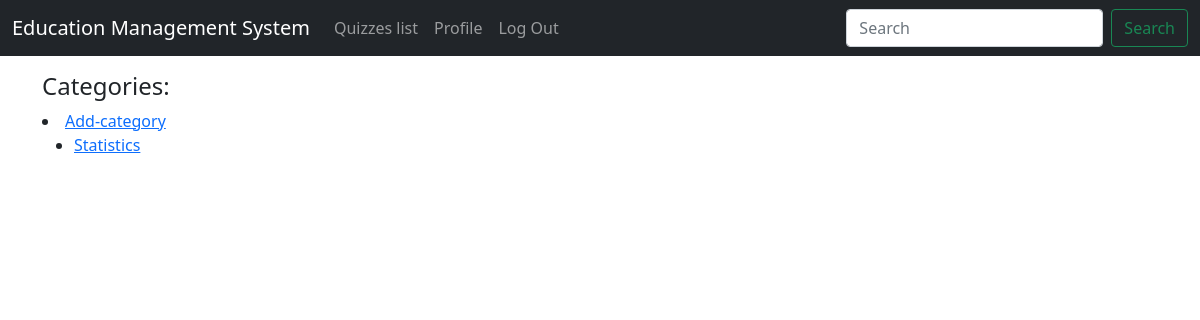
The page /quizzes/categories/ (signed in) on the database as committed earlier.
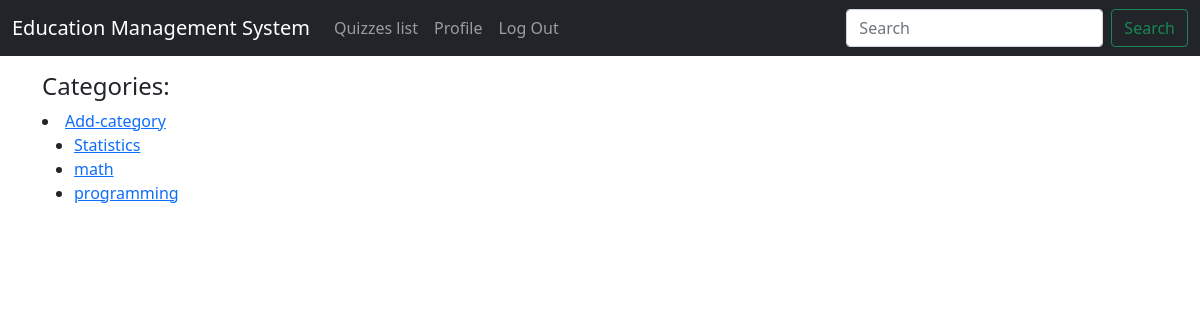
The same page on the database as committed later.
### quizzes/models.py (models this page shows, shortened)
class Category(models.Model):
    category = models.CharField(max_length=200)

### accounts/decorators.py (the view)
    def wrapper_func(request,*args,**kwargs):
        group=None
        if request.user.groups.exists():
            group=request.user.groups.all()[0].name
        if group == 'students':
            return redirect('pages:home')
        if group == 'staff':
            return view_func(request,*args,**kwargs)

### quizzes/views.py (called while the page is built)
@login_required
@admin_only
def admin_category_list_view(request):
    categories=Category.objects.all()
    context={
        "categories":categories,
    }
    return render(request,"staff/category_list.html",context)

### templates/staff/category_list.html
{% extends "base.html" %}
{% block content %}
    <h4>Categories: </h4>
    <li><a href="{% url 'quizzes:create_category' %}">Add-category</a></li>
    <ul>
    {% for cat in categories %}
        <li><a href="{% url 'quizzes:edit_category' cat.id %}">{{ cat.category }}</a></li>
    {% endfor %}
    </ul>
{% endblock content %}

Rows that differ between the two databases and show on the page:
added Category: category "math"
added Category: category "programming"
